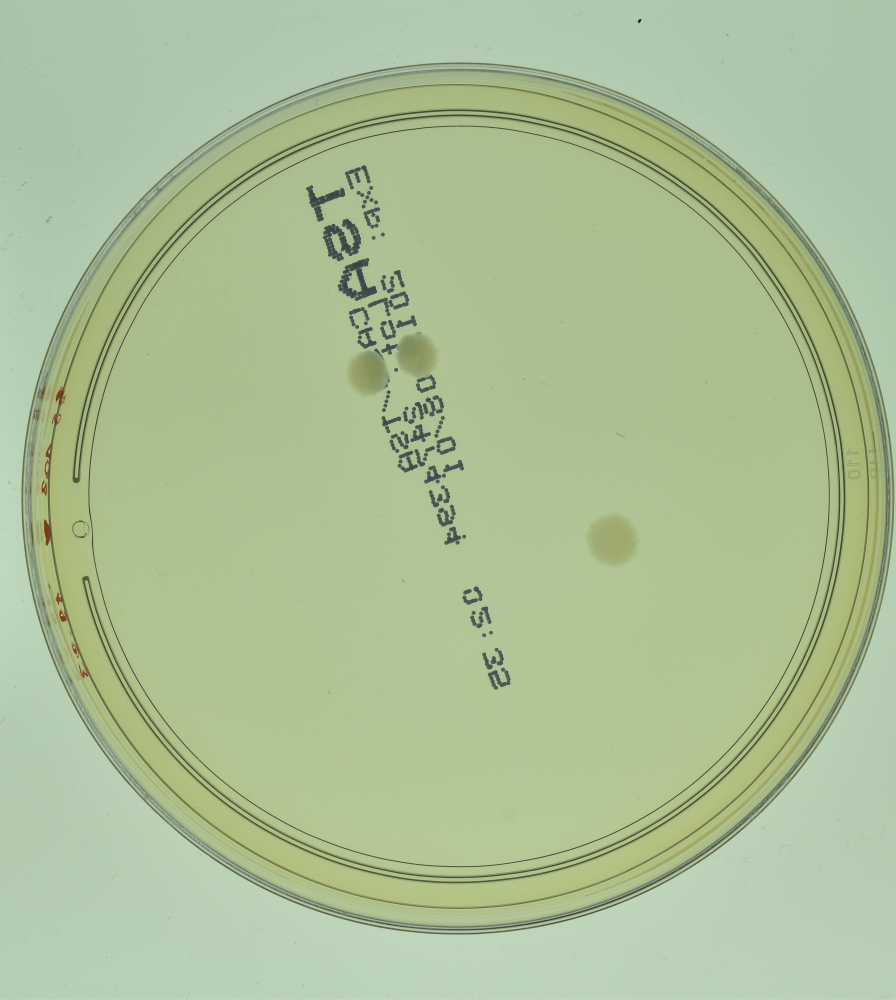
#> input picture Server/testing_images/for_classifier_models/B.subtilis/countable/1056.jpg, 3581 x 4000 px (shown at 1/4 size)
$ python -i ensemble_sam_yolo.py   (imports and definitions only)
#> lines starting #> are read from the running program, lines starting #| are printed output that depends on the picture
#> further down, picture is the input picture: shape (4000, 3581, 3); mean B, G, R 151.4, 191.9, 172.2
"""SAM proposes candidates, YOLO verifies each one at native crop resolution.

Rationale (see conversation): YOLO alone misses small colonies on large AGAR
images because they shrink below its detection floor after the mandatory
letterbox resize to imgsz=1536. SAM finds candidates regardless of image
size, but is fooled by round confounders (printed text, grid patterns) that
a shape filter alone can't reject. Cropping each SAM candidate and re-running
YOLO on just that crop removes the resolution-loss problem AND lets YOLO's
learned "is this really a colony" judgement reject SAM's false positives —
AS LONG AS the domain matches what YOLO was trained on (AGAR only, not the
user's own lab photos).
"""
import csv
import json
import sys
import time
from pathlib import Path

import cv2
import numpy as np
from ultralytics import FastSAM, YOLO

sys.path.insert(0, ".")
from fastsam_colony_count import count_colonies_fastsam

RAW_DIR = Path("/Users/satriabaladewaharahap/Downloads/AGAR_dataset/dataset")
SAMPLE_FILE = "/private/tmp/claude-501/-Users-satriabaladewaharahap-bacteriaserius/777ce2d6-6708-4daa-83ab-e80c466c6e66/scratchpad/agar_clahe_sample.json"
OUT_CSV = "/private/tmp/claude-501/-Users-satriabaladewaharahap-bacteriaserius/777ce2d6-6708-4daa-83ab-e80c466c6e66/scratchpad/ensemble_vs_solo_agar.csv"

YOLO_MODEL_PATH = "models_trained/YOLO/counter/best.pt"
VERIFY_CONF = 0.25
VERIFY_IMGSZ = 640
CROP_MARGIN_FACTOR = 2.5  # crop side = 2 * radius * this factor


def make_clahe(img_bgr):
    lab = cv2.cvtColor(img_bgr, cv2.COLOR_BGR2LAB)
#> lab: shape (4000, 3581, 3); mean of channels 0, 1, 2 191.9, 113.9, 146.1
    l, a, b = cv2.split(lab)
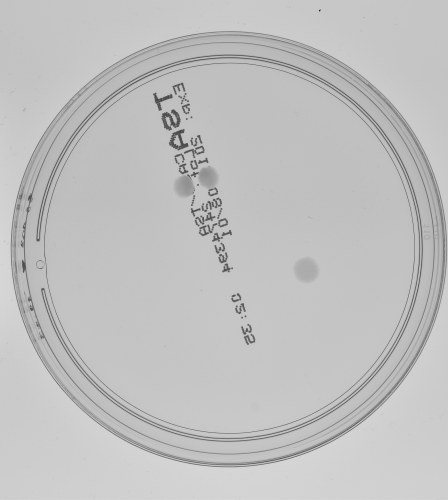
#> l: shape (4000, 3581) (shown at 1/8 size); min 16, max 224, mean 191.9
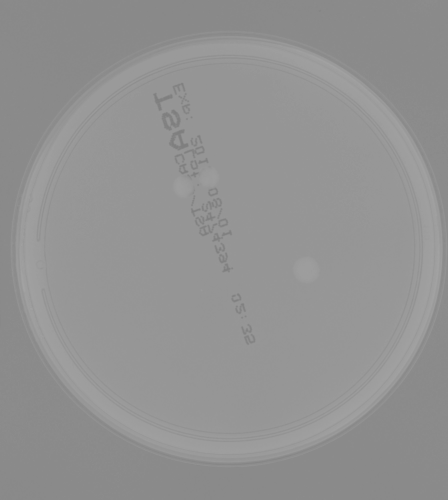
#> b: shape (4000, 3581) (shown at 1/8 size); min 124, max 163, mean 146.1
    clahe = cv2.createCLAHE(clipLimit=3.0, tileGridSize=(8, 8))
    l_enhanced = clahe.apply(l)
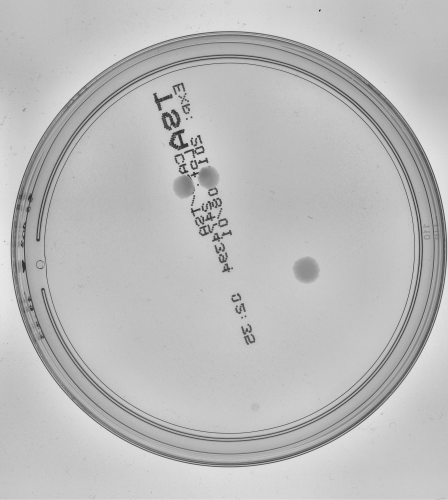
#> l_enhanced: shape (4000, 3581) (shown at 1/8 size); min 13, max 237, mean 187.8
    lab_enhanced = cv2.merge([l_enhanced, a, b])
#> lab_enhanced: shape (4000, 3581, 3); mean of channels 0, 1, 2 187.8, 113.9, 146.1
    return cv2.cvtColor(lab_enhanced, cv2.COLOR_LAB2BGR)
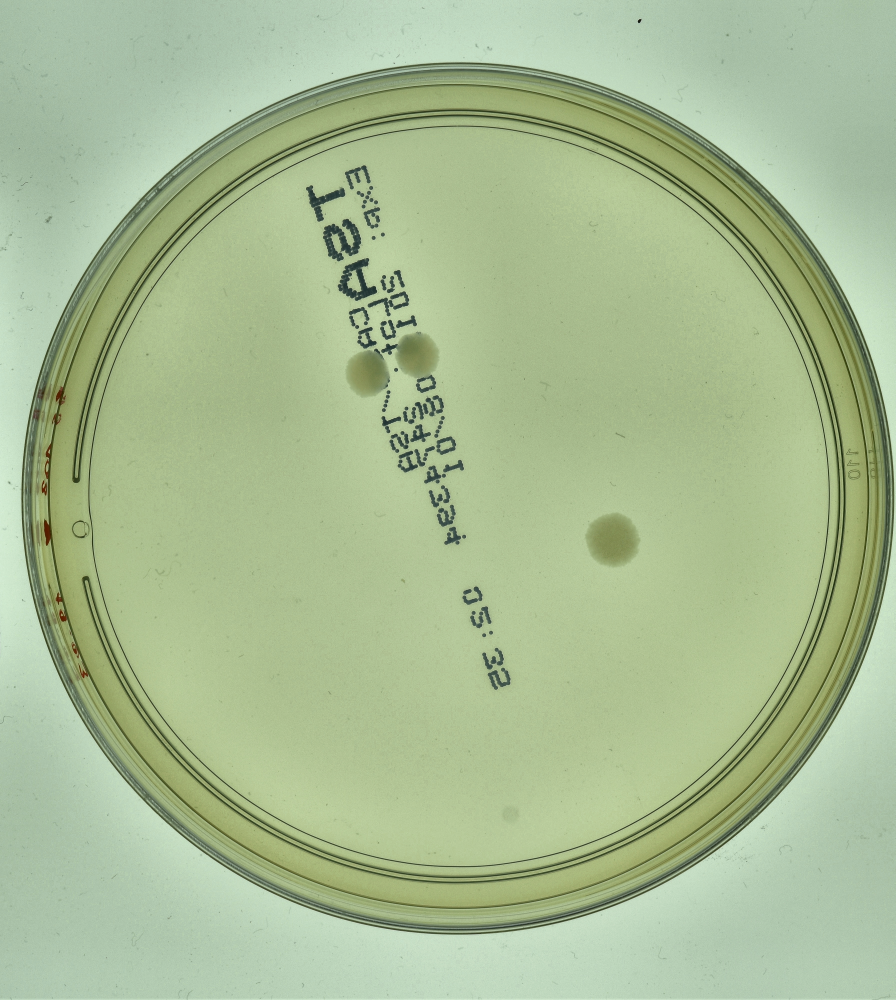
#> returned value: shape (4000, 3581, 3) (shown at 1/4 size); mean B, G, R 147.7, 187.9, 167.8


# [78 lines left out: functions verify_with_yolo, main, not called in this run]


# [2 lines not run here, left out]

>>> import cv2
>>> picture = cv2.imread('testing_images/for_classifier_models/B.subtilis/countable/1056.jpg')
>>> result = make_clahe(picture)

$ run again, on Server/testing_images/for_classifier_models/P.aeruginosa/countable/1077.jpg
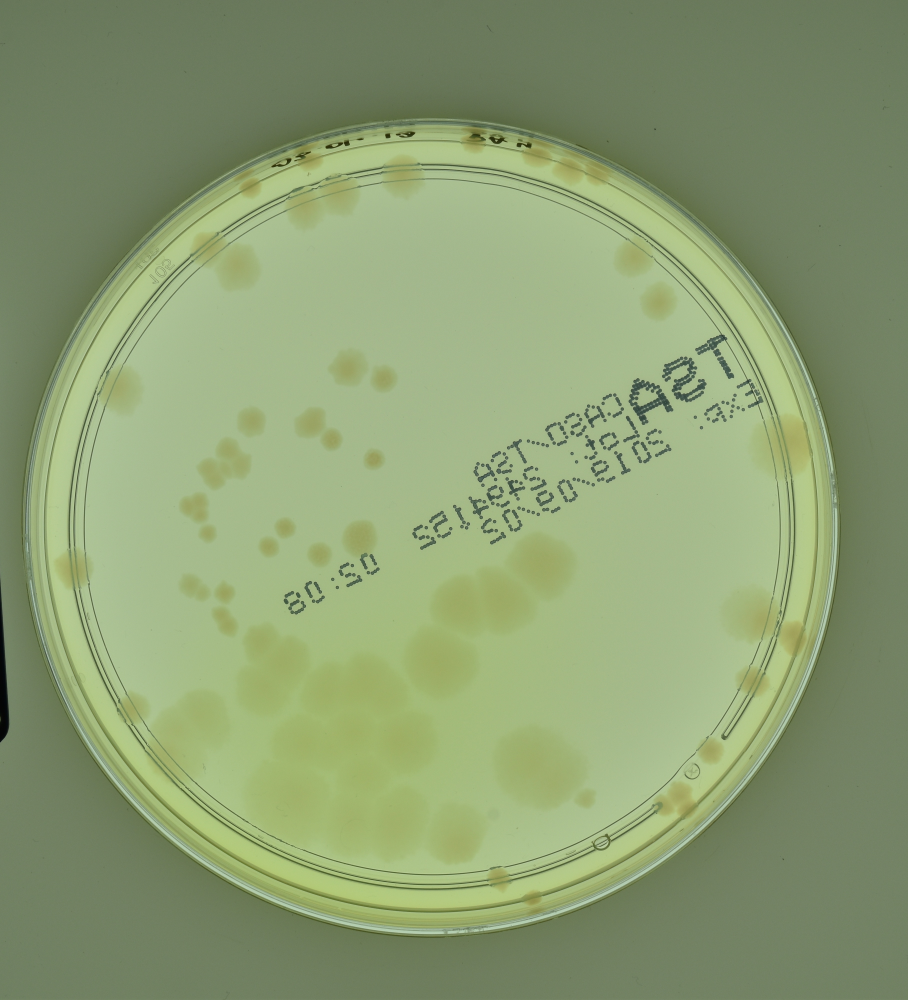
#> input picture Server/testing_images/for_classifier_models/P.aeruginosa/countable/1077.jpg, 3632 x 4000 px (shown at 1/4 size)
#> picture is the input picture: shape (4000, 3632, 3); mean B, G, R 113.9, 157.4, 139.3
#> lab: shape (4000, 3632, 3); mean of channels 0, 1, 2 159, 113.7, 148.5
#> in make_clahe, `l_enhanced = clahe.apply(l)`:
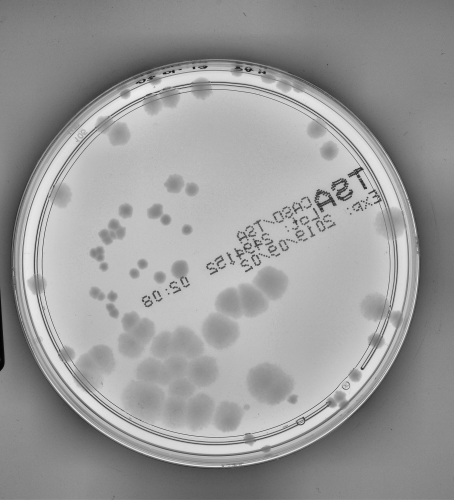
#> l_enhanced: shape (4000, 3632) (shown at 1/8 size); min 2, max 240, mean 153.8
#> lab_enhanced: shape (4000, 3632, 3); mean of channels 0, 1, 2 153.8, 113.7, 148.5
#> in make_clahe, `return cv2.cvtColor(lab_enhanced, cv2.COLOR_LAB2BGR)`:
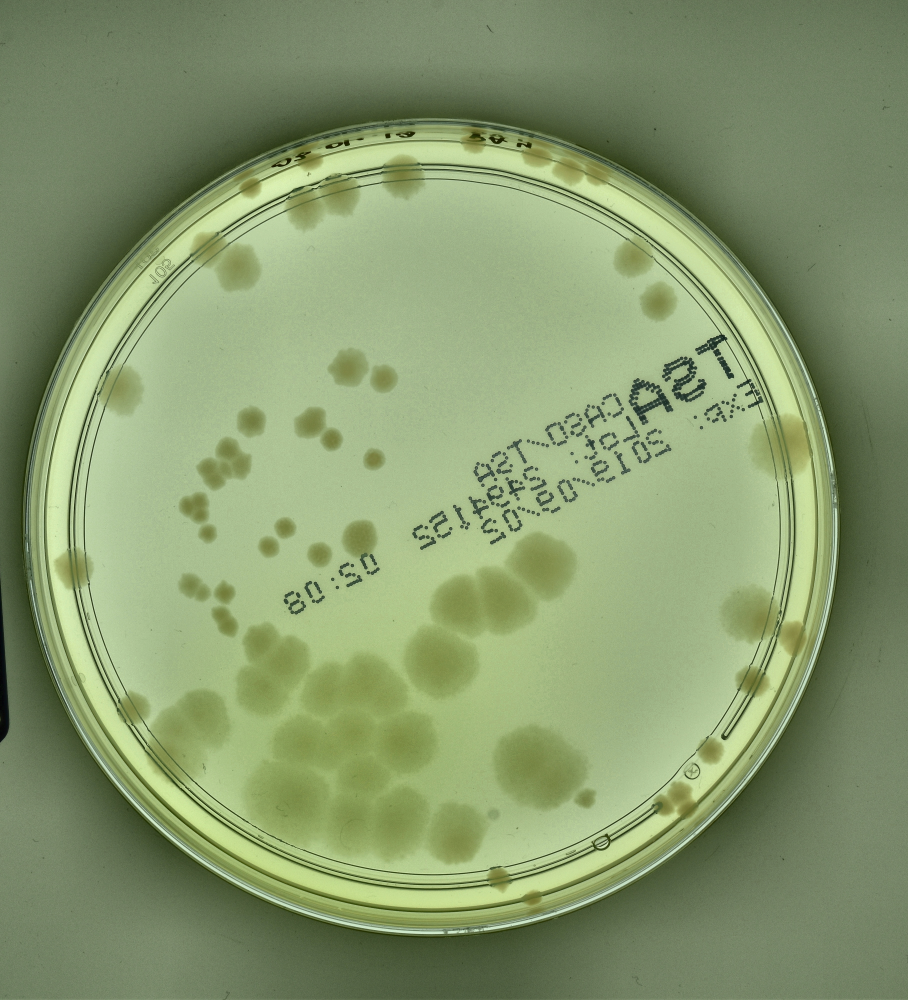
#> returned value: shape (4000, 3632, 3) (shown at 1/4 size); mean B, G, R 109.4, 152.7, 134.5

$ run again, on Server/testing_images/for_classifier_models/S.aureus/countable/1024.jpg
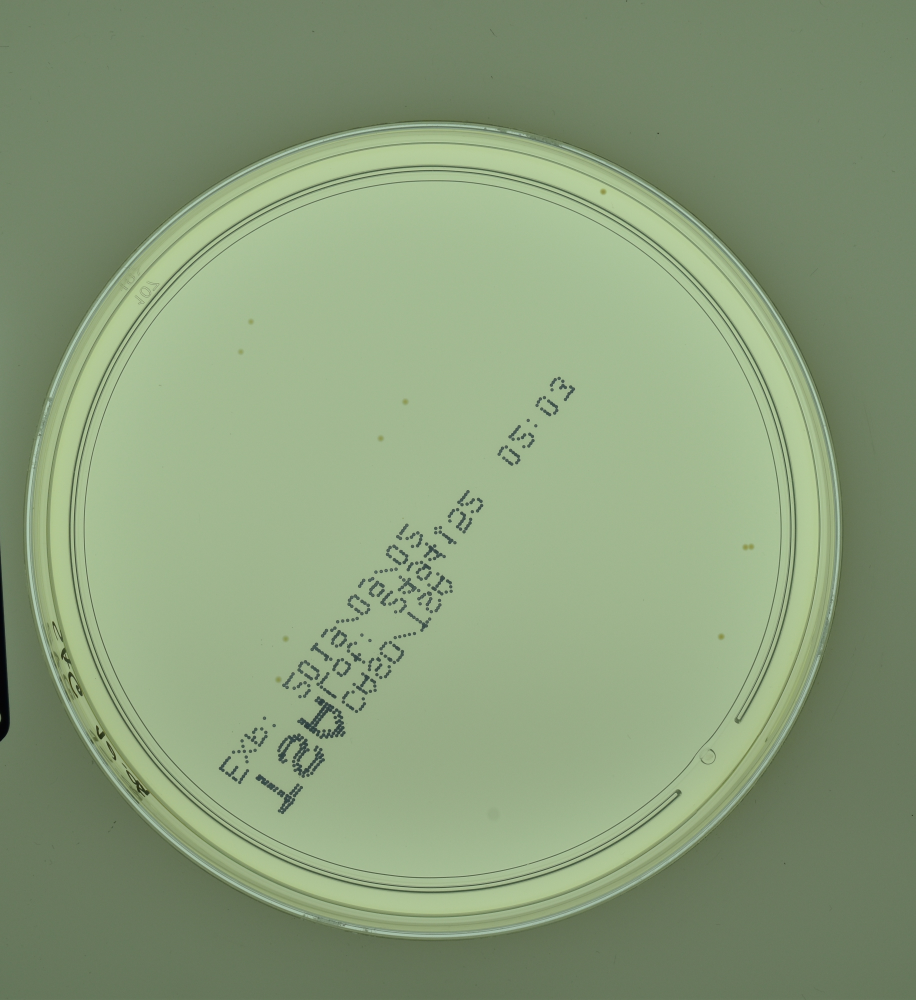
#> input picture Server/testing_images/for_classifier_models/S.aureus/countable/1024.jpg, 3664 x 4000 px (shown at 1/4 size)
#> picture is the input picture: shape (4000, 3664, 3); mean B, G, R 121.7, 156.4, 136.9
#> lab: shape (4000, 3664, 3); mean of channels 0, 1, 2 158.2, 114.5, 143.9
#> in make_clahe, `l_enhanced = clahe.apply(l)`:
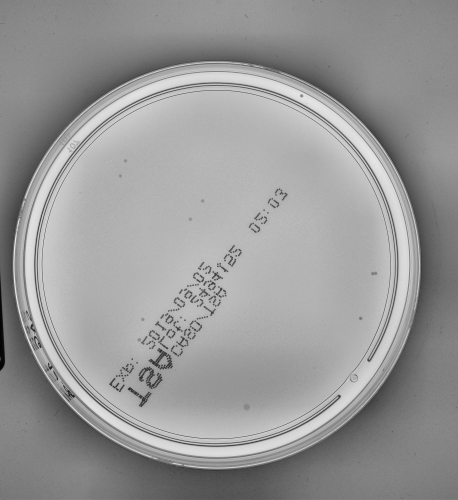
#> l_enhanced: shape (4000, 3664) (shown at 1/8 size); min 1, max 237, mean 152.3
#> lab_enhanced: shape (4000, 3664, 3); mean of channels 0, 1, 2 152.3, 114.5, 143.9
#> in make_clahe, `return cv2.cvtColor(lab_enhanced, cv2.COLOR_LAB2BGR)`:
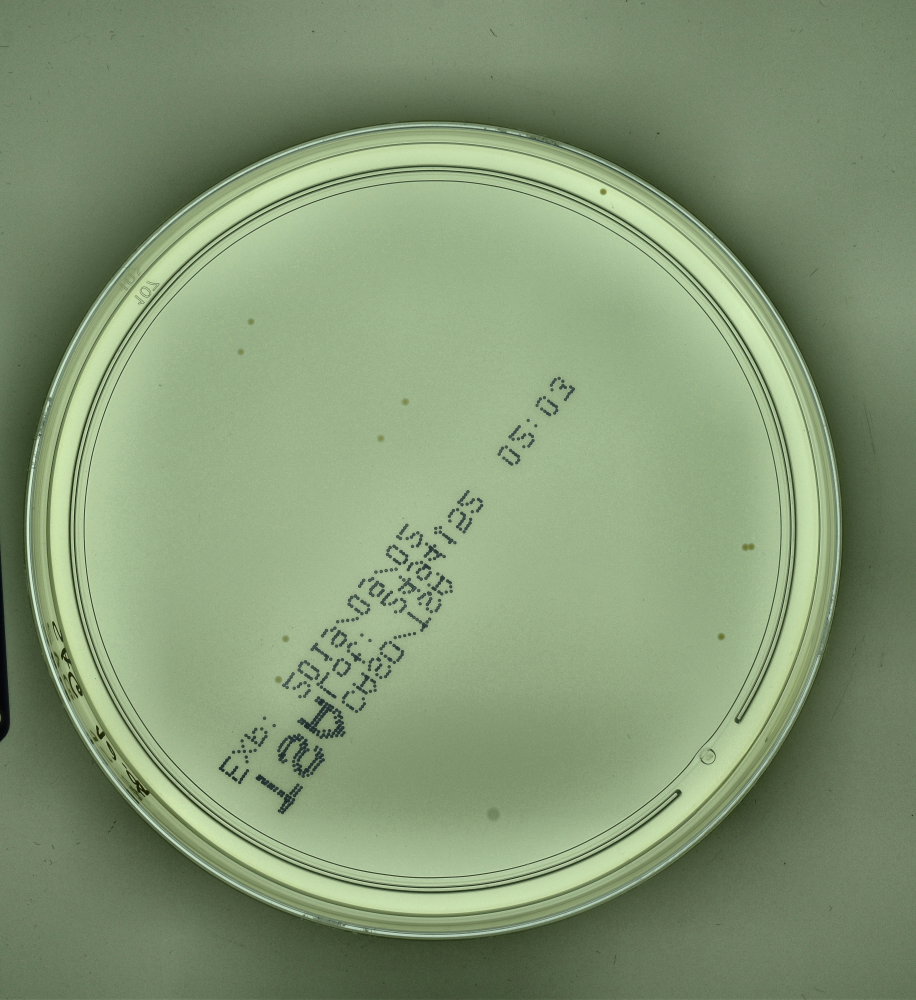
#> returned value: shape (4000, 3664, 3) (shown at 1/4 size); mean B, G, R 116.3, 150.9, 131.3
